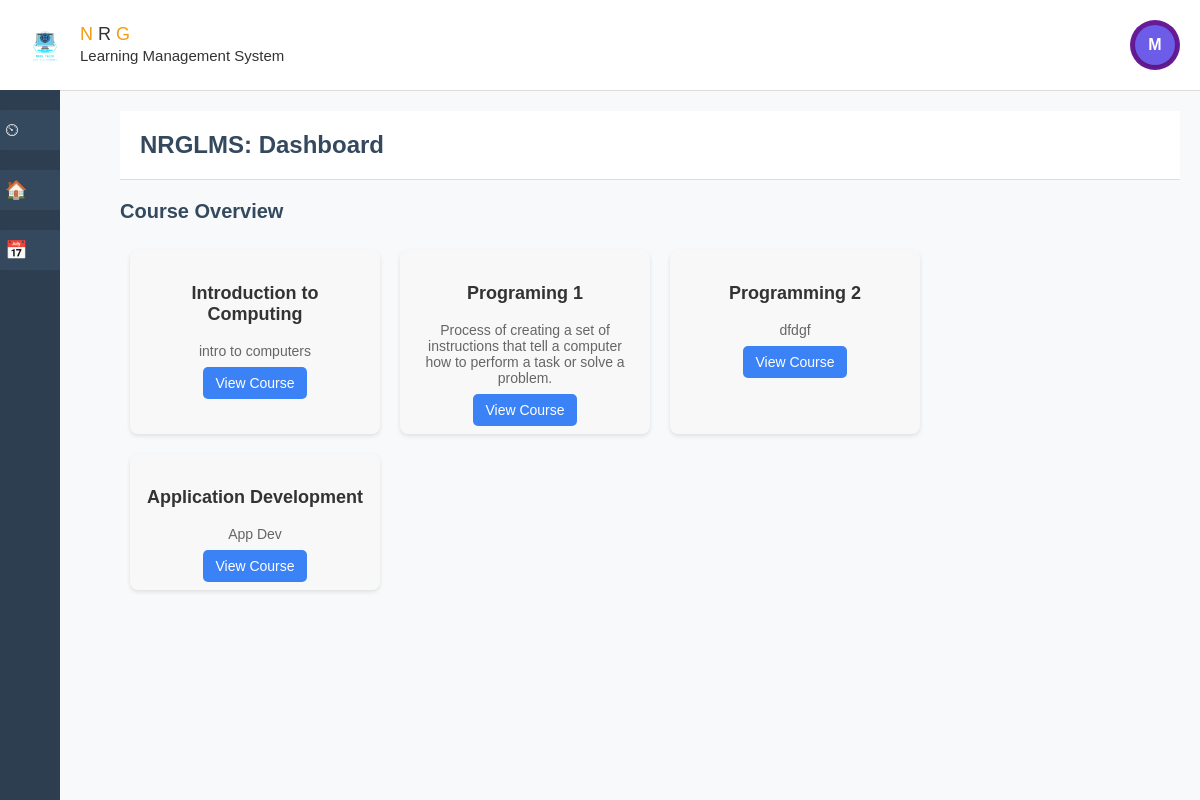
Page /admindb.php (signed in) on the committed database.
### tables this page shows
CREATE TABLE `courses` (
  `course_id` int(11) NOT NULL,
  `course_name` varchar(255) NOT NULL,
  `description` text DEFAULT NULL,
  `instructor_id` int(11) DEFAULT NULL,
  `school_year` varchar(20) NOT NULL,
  `course_code` varchar(50) NOT NULL DEFAULT ''
);

### admindb.php (the view, shortened to what this page needs)
<?php
include('db.php');
$name = $_SESSION['name'] ?? 'Instructor';
$instructor_id = $_SESSION['user_id'];
$first_letter = strtoupper(substr($name, 0, 1));
$courses = [];
$sql = "SELECT course_id, course_name, description
        FROM courses
        WHERE instructor_id = ?";
$stmt = $conn->prepare($sql);
$stmt->bind_param("i", $instructor_id);
$stmt->execute();
$result = $stmt->get_result();
if ($result->num_rows > 0) {
    while ($row = $result->fetch_assoc()) {
        $courses[] = $row;
    }
}
?>
<!DOCTYPE html>
<html lang="en">
<head>
    <link rel="stylesheet" href="dashboard/db.css">
</head>
<body>
<header class="header">
    <div class="logo-container">
        <div class="logo">
            <img src="img/log.png" alt="LMS Logo">
            <div class="logo-text">
                <span>N</span> R <span>G</span><br>
                <small>Learning Management System</small>
            </div>
        </div>
    </div>
    <div class="icons">
        <div class="profile">
            <div id="profile-icon" class="profile-icon"><?= $first_letter ?></div>
        </div>
    </div>
</header>
<div class="sidebar">
    <a href="admindb.php">⏲ <span>Admin Dashboard</span></a>
    <a href="adminsite.php">🏠 <span>Site Home</span></a>
    <a href="calendar.php">📅 <span>Calendar</span></a>
</div>
<div class="content">
    <div class="header">
        <h1>NRGLMS: Dashboard</h1>
    </div>
    <div class="dashboard">
        <h2>Course Overview</h2>
        <?php if (empty($courses)): ?>
            <p>You have not added any courses yet.</p>
        <?php else: ?>
            <div class="course-list">
                <?php foreach ($courses as $course): ?>
                    <div class="course-card">
                        <h3><?php echo htmlspecialchars($course['course_name']); ?></h3>
                        <p><?php echo htmlspecialchars($course['description']); ?></p>
                        <a href="cd.php?id=<?php echo $course['course_id']; ?>" class="view-btn">View Course</a>
                    </div>
                <?php endforeach; ?>
            </div>
        <?php endif; ?>
    </div>
</div>
</body>
</html>

### dashboard/db.css (style rules this page uses)
body { font-family: Arial, sans-serif; margin: 0; padding: 0; background-color: #f8f9fa; }
.logo-container { display: flex; align-items: center; }
.logo { display: flex; align-items: center; }
.logo img { height: 50px; margin-right: 10px; }
.logo-text { font-size: 18px; color: #333; }
.logo-text span { color: #f39c12; }
.icons { display: flex; align-items: center; }
.profile { position: relative; }
.profile-icon { display: flex; align-items: center; justify-content: center; width: 40px; height: 40px; background-color: #6c5ce7; color: #fff; font-weight: bold; font-size: 16px; border-radius: 50%; cursor: pointer; box-shadow: 0 2px 6px rgba(0, 0, 0, 0.2); }
.sidebar { width: 60px; background-color: #2c3e50; position: fixed; top: 90px; bottom: 0; display: flex; flex-direction: column; align-items: center; padding-top: 20px; transition: all 0.3s ease; overflow: hidden; }
.sidebar a { width: 100%; height: 40px; display: flex; justify-content: start; align-items: center; background-color: #34495e; color: white; border-radius: 8px; margin-bottom: 20px; text-decoration: none; font-size: 18px; padding-left: 10px; position: relative; transition: background-color 0.3s ease; }
.content { margin-left: 100px; padding: 20px; transition: margin-left 0.3s ease; }
.header { background-color: #ffffff; padding: 20px; border-bottom: 1px solid #ddd; display: flex; justify-content: space-between; align-items: center; }
.header h1 { font-size: 24px; margin: 0; color: #34495e; }
.header .profile { background-color: #6a1b9a; color: white; border-radius: 50%; width: 50px; height: 50px; display: flex; justify-content: center; align-items: center; font-size: 20px; }
.dashboard { margin-top: 20px; }
.dashboard h2 { font-size: 20px; color: #34495e; }

### admindb.php (style rules this page uses)
.course-list { display: flex; flex-wrap: wrap; }
.course-card { background-color: #f8f8f8; padding: 15px; border-radius: 8px; margin: 10px; width: 220px; text-align: center; box-shadow: 0 2px 4px rgba(0, 0, 0, 0.1); }
.course-card h3 { font-size: 18px; font-weight: bold; color: #333; }
.course-card p { font-size: 14px; color: #666; margin-bottom: 15px; }
.view-btn { background-color: #3b82f6; color: white; padding: 8px 12px; text-decoration: none; border-radius: 5px; font-size: 14px; }

### rows in the picture
courses: course_name "Introduction to Computing", description "intro to computers"
courses: course_name "Programing 1", description "Process of creating a set of instructions that tell a computer how to perform a task or solve a problem."
courses: course_name "Programming 2", description "dfdgf"
courses: course_name "Application Development", description "App Dev"

### other values in the picture
$first_letter "M"
